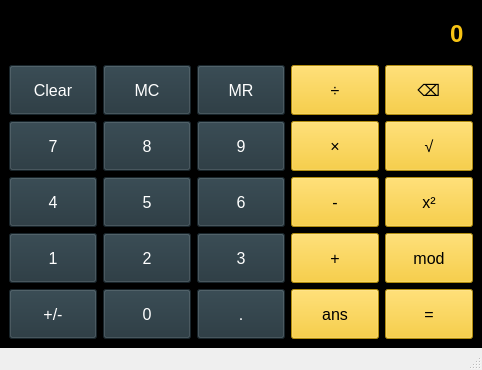
<?xml version="1.0" encoding="UTF-8"?>
<ui version="4.0">
 <class>Calculator</class>
 <widget class="QMainWindow" name="Calculator">
  <property name="geometry">
   <rect>
    <x>0</x>
    <y>0</y>
    <width>482</width>
    <height>370</height>
   </rect>
  </property>
  <property name="windowTitle">
   <string>Calculator</string>
  </property>
  <property name="styleSheet">
   <string notr="true"/>
  </property>
  <widget class="QWidget" name="centralwidget">
   <property name="styleSheet">
    <string notr="true">QWidget {
	background: #000000
}</string>
   </property>
   <layout class="QGridLayout" name="gridLayout">
    <item row="4" column="1">
     <widget class="QPushButton" name="digBtn5">
      <property name="sizePolicy">
       <sizepolicy hsizetype="Preferred" vsizetype="Preferred">
        <horstretch>0</horstretch>
        <verstretch>0</verstretch>
       </sizepolicy>
      </property>
      <property name="font">
       <font>
        <pointsize>12</pointsize>
        <weight>50</weight>
        <bold>false</bold>
       </font>
      </property>
      <property name="styleSheet">
       <string notr="true">QPushButton {
	background-color: #22333B;
	color: #ffffff;
	padding: 5px;
}</string>
      </property>
      <property name="text">
       <string>5</string>
      </property>
     </widget>
    </item>
    <item row="3" column="0">
     <widget class="QPushButton" name="digBtn7">
      <property name="sizePolicy">
       <sizepolicy hsizetype="Preferred" vsizetype="Preferred">
        <horstretch>0</horstretch>
        <verstretch>0</verstretch>
       </sizepolicy>
      </property>
      <property name="font">
       <font>
        <pointsize>12</pointsize>
        <weight>50</weight>
        <bold>false</bold>
       </font>
      </property>
      <property name="styleSheet">
       <string notr="true">QPushButton {
	background-color: #22333B;
	color: #ffffff;
	padding: 5px;
}</string>
      </property>
      <property name="text">
       <string>7</string>
      </property>
     </widget>
    </item>
    <item row="4" column="0">
     <widget class="QPushButton" name="digBtn4">
      <property name="sizePolicy">
       <sizepolicy hsizetype="Preferred" vsizetype="Preferred">
        <horstretch>0</horstretch>
        <verstretch>0</verstretch>
       </sizepolicy>
      </property>
      <property name="font">
       <font>
        <pointsize>12</pointsize>
        <weight>50</weight>
        <bold>false</bold>
       </font>
      </property>
      <property name="styleSheet">
       <string notr="true">QPushButton {
	background-color: #22333B;
	color: #ffffff;
	padding: 5px;
}</string>
      </property>
      <property name="text">
       <string>4</string>
      </property>
     </widget>
    </item>
    <item row="6" column="2">
     <widget class="QPushButton" name="decimalBtn">
      <property name="sizePolicy">
       <sizepolicy hsizetype="Preferred" vsizetype="Preferred">
        <horstretch>0</horstretch>
        <verstretch>0</verstretch>
       </sizepolicy>
      </property>
      <property name="font">
       <font>
        <pointsize>12</pointsize>
        <weight>50</weight>
        <bold>false</bold>
       </font>
      </property>
      <property name="styleSheet">
       <string notr="true">QPushButton {
	background-color: #22333B;
	color: #ffffff;
	padding: 5px;
}</string>
      </property>
      <property name="text">
       <string>.</string>
      </property>
     </widget>
    </item>
    <item row="4" column="4">
     <widget class="QPushButton" name="squareBtn">
      <property name="sizePolicy">
       <sizepolicy hsizetype="Preferred" vsizetype="Preferred">
        <horstretch>0</horstretch>
        <verstretch>0</verstretch>
       </sizepolicy>
      </property>
      <property name="font">
       <font>
        <pointsize>12</pointsize>
        <weight>50</weight>
        <bold>false</bold>
       </font>
      </property>
      <property name="styleSheet">
       <string notr="true">QPushButton {
	background-color: #f8c414;
	color: #000000;
	padding: 5px;
}</string>
      </property>
      <property name="text">
       <string>x²</string>
      </property>
     </widget>
    </item>
    <item row="6" column="1">
     <widget class="QPushButton" name="digBtn0">
      <property name="sizePolicy">
       <sizepolicy hsizetype="Preferred" vsizetype="Preferred">
        <horstretch>0</horstretch>
        <verstretch>0</verstretch>
       </sizepolicy>
      </property>
      <property name="font">
       <font>
        <pointsize>12</pointsize>
        <weight>50</weight>
        <bold>false</bold>
       </font>
      </property>
      <property name="styleSheet">
       <string notr="true">QPushButton {
	background-color: #22333B;
	color: #ffffff;
	padding: 5px;
}</string>
      </property>
      <property name="text">
       <string>0</string>
      </property>
     </widget>
    </item>
    <item row="2" column="2">
     <widget class="QPushButton" name="mrBtn">
      <property name="sizePolicy">
       <sizepolicy hsizetype="Preferred" vsizetype="Preferred">
        <horstretch>0</horstretch>
        <verstretch>0</verstretch>
       </sizepolicy>
      </property>
      <property name="font">
       <font>
        <pointsize>12</pointsize>
        <weight>50</weight>
        <bold>false</bold>
       </font>
      </property>
      <property name="styleSheet">
       <string notr="true">QPushButton {
	background-color: #22333B;
	color: #ffffff;
	padding: 5px;
}</string>
      </property>
      <property name="text">
       <string>MR</string>
      </property>
     </widget>
    </item>
    <item row="2" column="1">
     <widget class="QPushButton" name="mcBtn">
      <property name="sizePolicy">
       <sizepolicy hsizetype="Preferred" vsizetype="Preferred">
        <horstretch>0</horstretch>
        <verstretch>0</verstretch>
       </sizepolicy>
      </property>
      <property name="font">
       <font>
        <pointsize>12</pointsize>
        <weight>50</weight>
        <bold>false</bold>
       </font>
      </property>
      <property name="styleSheet">
       <string notr="true">QPushButton {
	background-color: #22333B;
	color: #ffffff;
	padding: 5px;
}</string>
      </property>
      <property name="text">
       <string>MC</string>
      </property>
     </widget>
    </item>
    <item row="3" column="3">
     <widget class="QPushButton" name="mulBtn">
      <property name="sizePolicy">
       <sizepolicy hsizetype="Preferred" vsizetype="Preferred">
        <horstretch>0</horstretch>
        <verstretch>0</verstretch>
       </sizepolicy>
      </property>
      <property name="font">
       <font>
        <pointsize>12</pointsize>
        <weight>50</weight>
        <bold>false</bold>
       </font>
      </property>
      <property name="styleSheet">
       <string notr="true">QPushButton {
	background-color: #f8c414;
	color: #000000;
	padding: 5px;
}</string>
      </property>
      <property name="text">
       <string>×</string>
      </property>
     </widget>
    </item>
    <item row="6" column="4">
     <widget class="QPushButton" name="evalBtn">
      <property name="sizePolicy">
       <sizepolicy hsizetype="Preferred" vsizetype="Preferred">
        <horstretch>0</horstretch>
        <verstretch>0</verstretch>
       </sizepolicy>
      </property>
      <property name="font">
       <font>
        <pointsize>12</pointsize>
        <weight>50</weight>
        <bold>false</bold>
       </font>
      </property>
      <property name="styleSheet">
       <string notr="true">QPushButton {
	background-color: #f8c414;
	color: #000000;
	padding: 5px;
}</string>
      </property>
      <property name="text">
       <string>=</string>
      </property>
     </widget>
    </item>
    <item row="3" column="1">
     <widget class="QPushButton" name="digBtn8">
      <property name="sizePolicy">
       <sizepolicy hsizetype="Preferred" vsizetype="Preferred">
        <horstretch>0</horstretch>
        <verstretch>0</verstretch>
       </sizepolicy>
      </property>
      <property name="font">
       <font>
        <pointsize>12</pointsize>
        <weight>50</weight>
        <bold>false</bold>
       </font>
      </property>
      <property name="styleSheet">
       <string notr="true">QPushButton {
	background-color: #22333B;
	color: #ffffff;
	padding: 5px;
}</string>
      </property>
      <property name="text">
       <string>8</string>
      </property>
     </widget>
    </item>
    <item row="4" column="3">
     <widget class="QPushButton" name="substractBtn">
      <property name="sizePolicy">
       <sizepolicy hsizetype="Preferred" vsizetype="Preferred">
        <horstretch>0</horstretch>
        <verstretch>0</verstretch>
       </sizepolicy>
      </property>
      <property name="font">
       <font>
        <pointsize>12</pointsize>
        <weight>50</weight>
        <bold>false</bold>
       </font>
      </property>
      <property name="styleSheet">
       <string notr="true">QPushButton {
	background-color: #f8c414;
	color: #000000;
	padding: 5px;
}</string>
      </property>
      <property name="text">
       <string>-</string>
      </property>
     </widget>
    </item>
    <item row="5" column="1">
     <widget class="QPushButton" name="digBtn2">
      <property name="sizePolicy">
       <sizepolicy hsizetype="Preferred" vsizetype="Preferred">
        <horstretch>0</horstretch>
        <verstretch>0</verstretch>
       </sizepolicy>
      </property>
      <property name="font">
       <font>
        <pointsize>12</pointsize>
        <weight>50</weight>
        <bold>false</bold>
       </font>
      </property>
      <property name="styleSheet">
       <string notr="true">QPushButton {
	background-color: #22333B;
	color: #ffffff;
	padding: 5px;
}</string>
      </property>
      <property name="text">
       <string>2</string>
      </property>
     </widget>
    </item>
    <item row="2" column="0">
     <widget class="QPushButton" name="clearBtn">
      <property name="sizePolicy">
       <sizepolicy hsizetype="Preferred" vsizetype="Preferred">
        <horstretch>0</horstretch>
        <verstretch>0</verstretch>
       </sizepolicy>
      </property>
      <property name="font">
       <font>
        <pointsize>12</pointsize>
        <weight>50</weight>
        <bold>false</bold>
       </font>
      </property>
      <property name="styleSheet">
       <string notr="true">QPushButton {
	background-color: #22333B;
	color: #ffffff;
	padding: 5px;
}</string>
      </property>
      <property name="text">
       <string>Clear</string>
      </property>
     </widget>
    </item>
    <item row="5" column="4">
     <widget class="QPushButton" name="modBtn">
      <property name="sizePolicy">
       <sizepolicy hsizetype="Preferred" vsizetype="Preferred">
        <horstretch>0</horstretch>
        <verstretch>0</verstretch>
       </sizepolicy>
      </property>
      <property name="font">
       <font>
        <pointsize>12</pointsize>
        <weight>50</weight>
        <bold>false</bold>
       </font>
      </property>
      <property name="styleSheet">
       <string notr="true">QPushButton {
	background-color: #f8c414;
	color: #000000;
	padding: 5px;
}</string>
      </property>
      <property name="text">
       <string>mod</string>
      </property>
     </widget>
    </item>
    <item row="2" column="4">
     <widget class="QPushButton" name="delBtn">
      <property name="sizePolicy">
       <sizepolicy hsizetype="Preferred" vsizetype="Preferred">
        <horstretch>0</horstretch>
        <verstretch>0</verstretch>
       </sizepolicy>
      </property>
      <property name="font">
       <font>
        <pointsize>12</pointsize>
        <weight>50</weight>
        <bold>false</bold>
       </font>
      </property>
      <property name="styleSheet">
       <string notr="true">QPushButton {
	background-color: #f8c414;
	color: #000000;
	padding: 5px;
}</string>
      </property>
      <property name="text">
       <string>⌫</string>
      </property>
     </widget>
    </item>
    <item row="3" column="4">
     <widget class="QPushButton" name="sqrtBtn">
      <property name="sizePolicy">
       <sizepolicy hsizetype="Preferred" vsizetype="Preferred">
        <horstretch>0</horstretch>
        <verstretch>0</verstretch>
       </sizepolicy>
      </property>
      <property name="font">
       <font>
        <pointsize>12</pointsize>
        <weight>50</weight>
        <bold>false</bold>
       </font>
      </property>
      <property name="styleSheet">
       <string notr="true">QPushButton {
	background-color: #f8c414;
	color: #000000;
	padding: 5px;
}</string>
      </property>
      <property name="text">
       <string>√</string>
      </property>
     </widget>
    </item>
    <item row="5" column="0">
     <widget class="QPushButton" name="digBtn1">
      <property name="sizePolicy">
       <sizepolicy hsizetype="Preferred" vsizetype="Preferred">
        <horstretch>0</horstretch>
        <verstretch>0</verstretch>
       </sizepolicy>
      </property>
      <property name="font">
       <font>
        <pointsize>12</pointsize>
        <weight>50</weight>
        <bold>false</bold>
       </font>
      </property>
      <property name="styleSheet">
       <string notr="true">QPushButton {
	background-color: #22333B;
	color: #ffffff;
	padding: 5px;
}</string>
      </property>
      <property name="text">
       <string>1</string>
      </property>
     </widget>
    </item>
    <item row="2" column="3">
     <widget class="QPushButton" name="divBtn">
      <property name="sizePolicy">
       <sizepolicy hsizetype="Preferred" vsizetype="Preferred">
        <horstretch>0</horstretch>
        <verstretch>0</verstretch>
       </sizepolicy>
      </property>
      <property name="font">
       <font>
        <pointsize>12</pointsize>
        <weight>50</weight>
        <bold>false</bold>
       </font>
      </property>
      <property name="styleSheet">
       <string notr="true">QPushButton {
	background-color: #f8c414;
	color: #000000;
	padding: 5px;
}</string>
      </property>
      <property name="text">
       <string>÷</string>
      </property>
     </widget>
    </item>
    <item row="4" column="2">
     <widget class="QPushButton" name="digBtn6">
      <property name="sizePolicy">
       <sizepolicy hsizetype="Preferred" vsizetype="Preferred">
        <horstretch>0</horstretch>
        <verstretch>0</verstretch>
       </sizepolicy>
      </property>
      <property name="font">
       <font>
        <pointsize>12</pointsize>
        <weight>50</weight>
        <bold>false</bold>
       </font>
      </property>
      <property name="styleSheet">
       <string notr="true">QPushButton {
	background-color: #22333B;
	color: #ffffff;
	padding: 5px;
}</string>
      </property>
      <property name="text">
       <string>6</string>
      </property>
     </widget>
    </item>
    <item row="3" column="2">
     <widget class="QPushButton" name="digBtn9">
      <property name="sizePolicy">
       <sizepolicy hsizetype="Preferred" vsizetype="Preferred">
        <horstretch>0</horstretch>
        <verstretch>0</verstretch>
       </sizepolicy>
      </property>
      <property name="font">
       <font>
        <pointsize>12</pointsize>
        <weight>50</weight>
        <bold>false</bold>
       </font>
      </property>
      <property name="styleSheet">
       <string notr="true">QPushButton {
	background-color: #22333B;
	color: #ffffff;
	padding: 5px;
}</string>
      </property>
      <property name="text">
       <string>9</string>
      </property>
     </widget>
    </item>
    <item row="5" column="3">
     <widget class="QPushButton" name="addBtn">
      <property name="sizePolicy">
       <sizepolicy hsizetype="Preferred" vsizetype="Preferred">
        <horstretch>0</horstretch>
        <verstretch>0</verstretch>
       </sizepolicy>
      </property>
      <property name="font">
       <font>
        <pointsize>12</pointsize>
        <weight>50</weight>
        <bold>false</bold>
       </font>
      </property>
      <property name="styleSheet">
       <string notr="true">QPushButton {
	background-color: #f8c414;
	color: #000000;
	padding: 5px;
}</string>
      </property>
      <property name="text">
       <string>+</string>
      </property>
     </widget>
    </item>
    <item row="6" column="0">
     <widget class="QPushButton" name="signBtn">
      <property name="sizePolicy">
       <sizepolicy hsizetype="Preferred" vsizetype="Preferred">
        <horstretch>0</horstretch>
        <verstretch>0</verstretch>
       </sizepolicy>
      </property>
      <property name="font">
       <font>
        <pointsize>12</pointsize>
        <weight>50</weight>
        <bold>false</bold>
       </font>
      </property>
      <property name="styleSheet">
       <string notr="true">QPushButton {
	background-color: #22333B;
	color: #ffffff;
	padding: 5px;
}</string>
      </property>
      <property name="text">
       <string>+/-</string>
      </property>
     </widget>
    </item>
    <item row="5" column="2">
     <widget class="QPushButton" name="digBtn3">
      <property name="sizePolicy">
       <sizepolicy hsizetype="Preferred" vsizetype="Preferred">
        <horstretch>0</horstretch>
        <verstretch>0</verstretch>
       </sizepolicy>
      </property>
      <property name="font">
       <font>
        <pointsize>12</pointsize>
        <weight>50</weight>
        <bold>false</bold>
       </font>
      </property>
      <property name="styleSheet">
       <string notr="true">QPushButton {
	background-color: #22333B;
	color: #ffffff;
	padding: 5px;
}</string>
      </property>
      <property name="text">
       <string>3</string>
      </property>
     </widget>
    </item>
    <item row="6" column="3">
     <widget class="QPushButton" name="ansBtn">
      <property name="sizePolicy">
       <sizepolicy hsizetype="Preferred" vsizetype="Preferred">
        <horstretch>0</horstretch>
        <verstretch>0</verstretch>
       </sizepolicy>
      </property>
      <property name="font">
       <font>
        <pointsize>12</pointsize>
        <weight>50</weight>
        <bold>false</bold>
       </font>
      </property>
      <property name="styleSheet">
       <string notr="true">QPushButton {
	background-color: #f8c414;
	color: #000000;
	padding: 5px;
}</string>
      </property>
      <property name="text">
       <string>ans</string>
      </property>
     </widget>
    </item>
    <item row="0" column="0" colspan="5">
     <widget class="QLineEdit" name="display">
      <property name="sizePolicy">
       <sizepolicy hsizetype="Preferred" vsizetype="Preferred">
        <horstretch>0</horstretch>
        <verstretch>0</verstretch>
       </sizepolicy>
      </property>
      <property name="font">
       <font>
        <pointsize>18</pointsize>
        <weight>75</weight>
        <bold>true</bold>
       </font>
      </property>
      <property name="styleSheet">
       <string notr="true">QLineEdit {
	color: #f8c414;
	padding: 5px;
}</string>
      </property>
      <property name="text">
       <string>0</string>
      </property>
      <property name="alignment">
       <set>Qt::AlignRight|Qt::AlignTrailing|Qt::AlignVCenter</set>
      </property>
     </widget>
    </item>
   </layout>
  </widget>
  <widget class="QMenuBar" name="menubar">
   <property name="geometry">
    <rect>
     <x>0</x>
     <y>0</y>
     <width>482</width>
     <height>21</height>
    </rect>
   </property>
  </widget>
  <widget class="QStatusBar" name="statusbar"/>
 </widget>
 <resources/>
 <connections/>
</ui>
